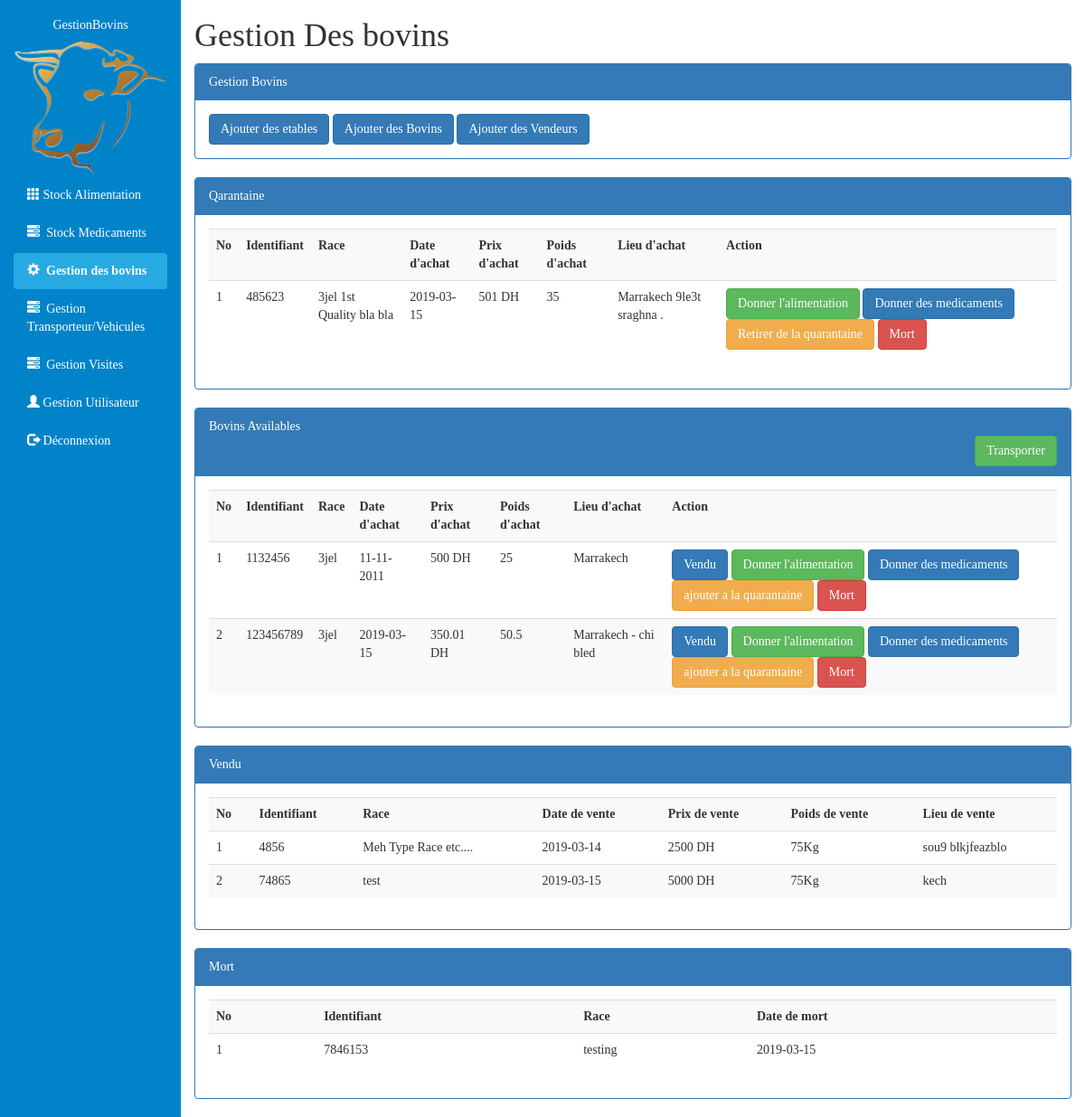
The page /gestBovins.php (signed in) on the database its author committed.
### tables this page shows
CREATE TABLE `bovins` (
  `id_bov` int(11) NOT NULL,
  `race` varchar(25) DEFAULT NULL,
  `dateachat` varchar(25) DEFAULT NULL,
  `prixachat` float DEFAULT NULL,
  `poidachat` float DEFAULT NULL,
  `lieuachat` varchar(25) DEFAULT NULL,
  `datevente` varchar(25) DEFAULT NULL,
  `prixavente` float DEFAULT NULL,
  `poidvente` float DEFAULT NULL,
  `lieuvente` varchar(25) DEFAULT NULL,
  `vendu` varchar(25) DEFAULT NULL,
  `mort` varchar(25) DEFAULT NULL,
  `datemort` varchar(25) DEFAULT NULL,
  `id_etab` int(11) DEFAULT NULL,
  `id_vend` int(11) DEFAULT NULL,
  `id_q` int(11) DEFAULT NULL,
  `poidAct` int(11) NOT NULL
);

### GestBovins.php (the view, shortened to what this page needs)
<!DOCTYPE html>
<html lang="fr" dir="ltr">
  <head>
    <link rel="stylesheet" href="css/bootstrap.min.css">
    <link rel="stylesheet" href="css/style.css">
  </head>
  <body>
    <div class="container-fluid">
      <div class="row">
        <div class="col-sm-2 ">
          <ul id="Sidemenu" class="nav nav-pills nav-stacked">
          <li> <div class="">
                <h1 class="RM-txt"> GestionBovins </h1>
                <div class="user-panel img-wrap">
                    <img class="img-responsive" alt="cow" src="img/cow.png">
                </div>
            </div></li>
            <li class=""><a href="ajoutStock.php"><span class="glyphicon glyphicon-th"></span>&nbsp;Stock Alimentation</a></li>
            <li class=""><a href="ajoutMed.php"><span class="glyphicon glyphicon-tasks"></span>&nbsp; Stock Medicaments</a></li>
            <li class="active"><a href="gestBovins.php"><span class="glyphicon glyphicon-cog"></span>&nbsp; Gestion des bovins</a></li>
            <li class=""><a href="ajoutTrans.php"><span class="glyphicon glyphicon-tasks"></span>&nbsp; Gestion Transporteur/Vehicules</a></li>
            <li class=""><a href="ajoutVisite.php"><span class="glyphicon glyphicon-tasks"></span>&nbsp; Gestion Visites</a></li>
            <li class=""><a href="ajoutUser.php"><span class="glyphicon glyphicon-user"></span>&nbsp;Gestion Utilisateur</a></li>
            <li class="pull-down"><a href="Logout.php"><span class="glyphicon glyphicon-log-out"></span> Déconnexion</a> </li>
        </ul>
      </div>
        <div class="col-sm-10">
          <h1>Gestion Des bovins</h1>
          <div class="">
            <div class="panel-group">
            <div class="panel panel-primary ">
              <div class="panel-heading"> Gestion Bovins </div>
              <div class="panel-body">
                <a href="ajoutEtab.php" class="col-lg"><button type="button" href="ajoutNetab.php" class="btn btn-primary "> Ajouter des etables</button></a>
                  <a href="ajoutBovins.php" class="col-lg"><button type="button" href="ajoutNetab.php" class="btn btn-primary "> Ajouter des Bovins</button></a>
                  <a href="ajoutVendeur.php" class="col-lg"><button type="button" href="ajoutNetab.php" class="btn btn-primary "> Ajouter des Vendeurs</button></a>
              </div>
</div>
  </div>
              <div class="panel panel-primary">
                <div class="panel-heading">Qarantaine</div>
    <div class="panel-body">
      <div class="table-responsive">
      <table class="table table-striped table-hover">
        <tr>
        <th>No</th>
        <th>Identifiant</th>
        <th>Race</th>
        <th>Date d'achat</th>
        <th>Prix d'achat</th>
        <th>Poids d'achat</th>
        <th>Lieu d'achat</th>
        <th>Action</th>
      </tr>
      <?php
                global $link;
                $view = "SELECT * FROM bovins where id_q= 1";
                $exec=mysqli_query($link,$view);
                $sr = 0;
                while ($datarows=mysqli_fetch_array($exec)) {
                  $Id = $datarows["id_bov"];
                  $libelle=$datarows["race"];
                  $desc = $datarows["dateachat"];
                  $p = $datarows["prixachat"];
                  $q = $datarows["poidachat"];
                  $dateA = $datarows["lieuachat"];
                  $sr++;
                  ?>
                  <tr>
                  <td><?php echo  $sr;?></td>
                  <td><?php echo $Id; ?></td>
                  <td><?php echo $libelle; ?></td>
                  <td><?php echo $desc; ?></td>
                  <td><?php echo " ".$p." DH"; ?></td>
                  <td><?php echo $q; ?></td>
                  <td><?php echo $dateA; ?></td>
                  <td><a href="DonnerAlim.php?Edit=<?php echo $Id; ?>"><span class="btn btn-success">Donner l'alimentation</span></a>
                   <a href="DonnerMed.php?Edit=<?php echo $Id; ?>"> <span class="btn btn-primary">Donner des medicaments</span></a>
                 <a href="removeQ.php?id=<?php echo $Id; ?>"> <span class="btn btn-warning">Retirer de la quarantaine</span></a>
                 <a href="mort.php?Edit=<?php echo $Id; ?>"><span class="btn btn-danger">Mort</span></a></td>
       </tr>
     <?php } ?>
      </table>
    </div>
    </div>
    </div>
          </div>
          <div class="">
              <div class="panel panel-primary">
                <div  class="panel-heading">Bovins Availables
                <div class="text-right"><a href="transportSelected.php?Edit=<?php echo $Id; ?>"><span class="btn btn-success">Transporter</span></a>
                  </div>
                </div>
    <div class="panel-body">
      <div class="table-responsive">
      <table class="table table-striped table-hover">
        <tr>
        <th>No</th>
        <th>Identifiant</th>
        <th>Race</th>
        <th>Date d'achat</th>
        <th>Prix d'achat</th>
        <th>Poids d'achat</th>
        <th>Lieu d'achat</th>
        <th>Action</th>
      </tr>
      <?php
                global $link;
                $view = "SELECT * FROM bovins where vendu='0' and mort='0' and id_q='2'";
                $exec=mysqli_query($link,$view);
                $sr = 0;
                while ($datarows=mysqli_fetch_array($exec)) {
                  $Id = $datarows["id_bov"];
                  $libelle=$datarows["race"];
                  $desc = $datarows["dateachat"];
                  $p = $datarows["prixachat"];
                  $q = $datarows["poidachat"];
                  $dateA = $datarows["lieuachat"];
                  $sr++;
                  ?>
                  <tr>
                  <td><?php echo  $sr;?></td>
                  <td><?php echo $Id; ?></td>
                  <td><?php echo $libelle; ?></td>
                  <td><?php echo $desc; ?></td>
                  <td><?php echo " ".$p." DH"; ?></td>
                  <td><?php echo $q; ?></td>
                  <td><?php echo $dateA; ?></td>
                  <td>
                    <a href="vendu.php?Edit=<?php echo $Id; ?>"><span class="btn btn-primary">Vendu</span></a>
                    <a href="DonnerAlim.php?Edit=<?php echo $Id; ?>"><span class="btn btn-success">Donner l'alimentation</span></a>
                   <a href="DonnerMed.php?Edit=<?php echo $Id; ?>"> <span class="btn btn-primary">Donner des medicaments</span></a>
                 <a href="addQ.php?id=<?php echo $Id; ?>"> <span class="btn btn-warning">ajouter a la quarantaine</span></a>
                 <a href="mort.php?Edit=<?php echo $Id; ?>"><span class="btn btn-danger">Mort</span></a>
               </td>
       </tr>
     <?php } ?>
      </table>
    </div>
    </div>
    </div>
          </div>
          <div class="">
              <div class="panel panel-primary">
                <div class="panel-heading">Vendu</div>
    <div class="panel-body">
      <div class="table-responsive">
      <table class="table table-striped table-hover">
        <tr>
        <th>No</th>
        <th>Identifiant</th>
        <th>Race</th>
        <th>Date de vente</th>
        <th>Prix de vente</th>
        <th>Poids de vente</th>
        <th>Lieu de vente</th>
      </tr>
      <?php
                global $link;
                $view = "SELECT * FROM bovins where vendu='1'";
                $exec=mysqli_query($link,$view);
                $sr = 0;
                while ($datarows=mysqli_fetch_array($exec)) {
                  $Id = $datarows["id_bov"];
                  $libelle=$datarows["race"];
                  $desc = $datarows["datevente"];
                  $p = $datarows["prixavente"];
                  $q = $datarows["poidvente"];
                  $dateA = $datarows["lieuvente"];
                  $sr++;
                  ?>
                  <tr>
                  <td><?php echo  $sr;?></td>
                  <td><?php echo $Id; ?></td>
                  <td><?php echo $libelle; ?></td>
                  <td><?php echo $desc; ?></td>
                  <td><?php echo " ".$p." DH"; ?></td>
                  <td><?php echo $q."Kg"; ?></td>
                  <td><?php echo $dateA; ?></td>
       </tr>
     <?php } ?>
      </table>
    </div>
    </div>
    </div>
          </div>
          <div class="">
              <div class="panel panel-primary">
                <div class="panel-heading">Mort</div>
    <div class="panel-body">
      <div class="table-responsive">
      <table class="table table-striped table-hover">
        <tr>
        <th>No</th>
        <th>Identifiant</th>
        <th>Race</th>
        <th>Date de mort </th>
      </tr>
      <?php
                global $link;
                $view = "SELECT * FROM bovins where mort='1'";
                $exec=mysqli_query($link,$view);
                $sr = 0;
                while ($datarows=mysqli_fetch_array($exec)) {
                  $Id = $datarows["id_bov"];
                  $libelle=$datarows["race"];
                  $desc = $datarows["datemort"];
                  $sr++;
                  ?>
                  <tr>
                  <td><?php echo  $sr;?></td>
                  <td><?php echo $Id; ?></td>
                  <td><?php echo $libelle; ?></td>
                  <td><?php echo $desc; ?></td>
       </tr>
     <?php } ?>
      </table>
    </div>
    </div>
    </div>
          </div>
        </div>
      </div>
    </div>
  </body>
</html>

### css/style.css (style rules this page uses)
* { font-family: verdana; }
.RM-txt { font-family: cursive; text-align: center; }
body { background-color: #0083C9; position: relative; padding: 0px; margin: 0; }
.col-sm-10 { background-color: #fff; }
.col-sm-2 { background-color: #0083C9; }
#Sidemenu h1 { color: white; font-size: 14px; text-align: center; }
#Sidemenu { background-color: #0083C9; }
#Sidemenu a { color: #fff; }
#Sidemenu .active a { color: #fff; background-color: #27AAE1; font-weight: bold; }

### rows shown on the page
bovins: id_bov "485623", race "3jel 1st Quality bla bla", dateachat "2019-03-15", prixachat "501", poidachat "35", lieuachat "Marrakech 9le3t sraghna ."
bovins: id_bov "1132456", race "3jel", dateachat "11-11-2011", prixachat "500", poidachat "25", lieuachat "Marrakech"
bovins: id_bov "123456789", race "3jel", dateachat "2019-03-15", prixachat "350.01", poidachat "50.5", lieuachat "Marrakech - chi bled"
bovins: id_bov "4856", race "Meh Type Race etc....", datevente "2019-03-14", prixavente "2500", poidvente "75", lieuvente "sou9 blkjfeazblo"
bovins: id_bov "74865", race "test", datevente "2019-03-15", prixavente "5000", poidvente "75", lieuvente "kech"
bovins: id_bov "7846153", race "testing", datemort "2019-03-15"
